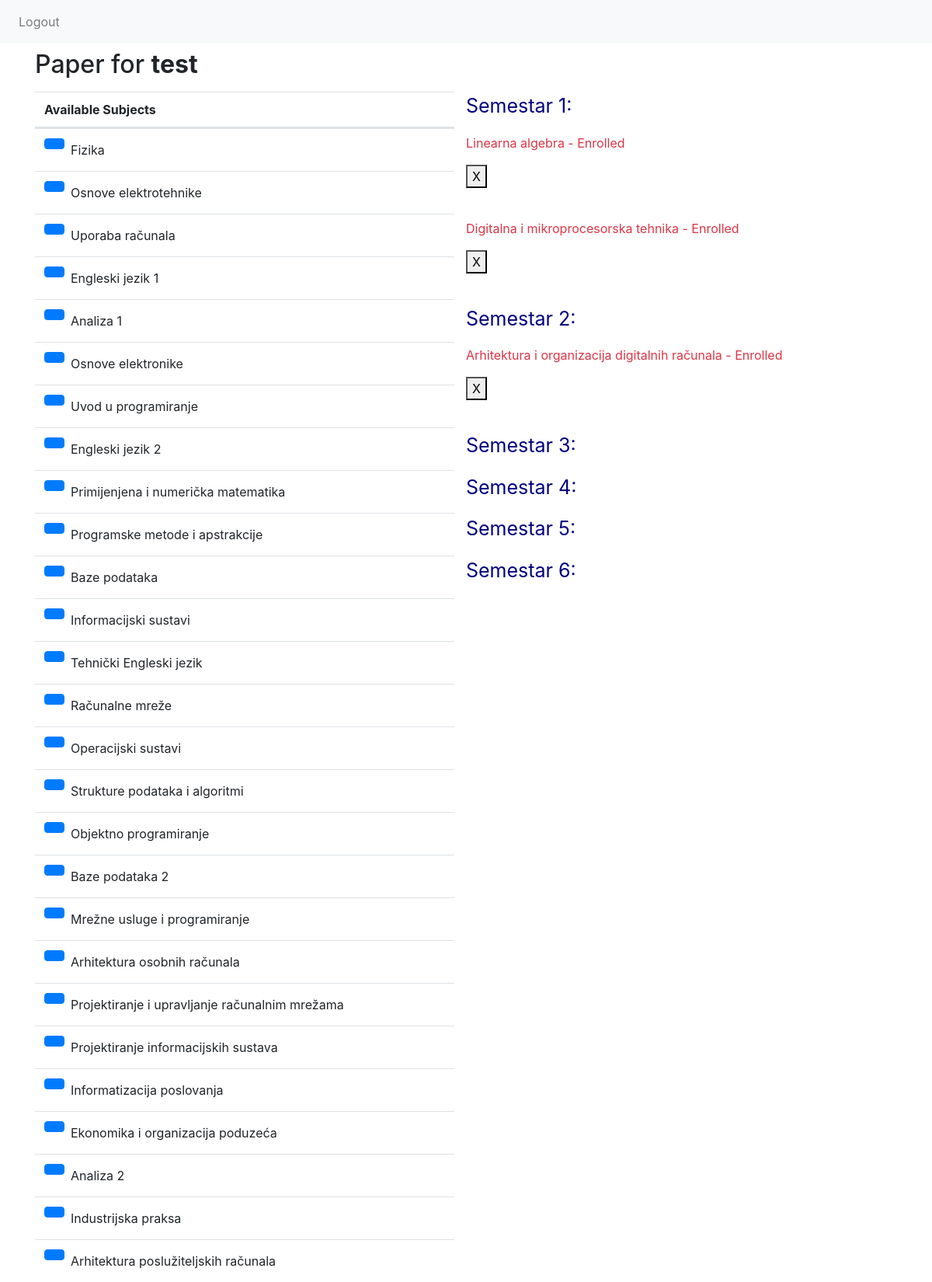
The page /indeks/6 (signed in, upper part) on the database its author committed.
### exam_app/models.py (models this page shows)
class Korisnik(AbstractUser):
    MENTOR = 'MENTOR'
    STUDENT = 'STUDENT'
    ROLES = (
        (MENTOR, 'Mentor'),
        (STUDENT, 'Student'),
    )
    NONE = 'NONE'
    REDOVNI = 'REDOVNI'
    IZVANREDNI = 'IZVANREDNI'
    STATUS = (
        (NONE, 'None'),
        (REDOVNI, 'Redovni'),
        (IZVANREDNI, 'Izvanredni'),
    )
    role = models.CharField(
        max_length=12,
        choices=ROLES,
        default=STUDENT,
        null=False
    )
    status = models.CharField(
        max_length=20,
        choices=STATUS,
        default=NONE,
        null=False
    )
    def __str__(self):
        return self.username

class Predmet(models.Model):
    DA = 'DA'
    NE = 'NE'
    IZBORNI = (
        (DA, 'Da'),
        (NE, 'Ne'),
    )
    ime = models.CharField(max_length=100, null=False)
    kod = models.CharField(max_length=6, null=False)
    program = models.TextField(null=False)
    bodovi = models.IntegerField(null=False)
    sem_redovni = models.IntegerField(null=False)
    sem_izvanredni = models.IntegerField(null=False)
    izborni = models.CharField(max_length=2, choices=IZBORNI, null=False)
    def __str__(self):
        return self.ime

class Upisi(models.Model):
    student = models.ForeignKey(Korisnik, on_delete=models.SET_NULL, null=True)
    predmet = models.ForeignKey(Predmet, on_delete=models.SET_NULL, null=True)
    status = models.CharField(max_length=64)

### exam_app/views.py (the view)
# urls.py: path('indeks/<int:student_id>', views.index, name='indeks'),
@login_required
def index(request, student_id):
    subjects = Predmet.objects.all()
    student = Korisnik.objects.get(id=student_id)
    enrolled_subjects = Upisi.objects.filter(student_id=student.id)
    sub_id = Upisi.objects.filter(student_id=student.id).values_list('predmet', flat=True)
    not_enrolled = {}
    for subject in subjects:
        if subject.id not in sub_id:
            not_enrolled[subject.id] = subject.ime
    return render(request, 'indeks.html',
                  {'subjects': subjects, 'student': student,
                   'enrolled_subjects': enrolled_subjects, 'not_enrolled': not_enrolled})

### exam_app/templates/indeks.html (shortened to what this page needs)
{% extends 'base.html' %}
{% block content %}
<div class="container">
    <h2 class="py-2">Paper for <b>{{student}}</b></h2>
    <div class="row">
        <div class="col col-md-6">
            <table class="table">
                <thead>
                <tr>
                    <th scope="col">Available Subjects</th>
                </tr>
                </thead>
                <tbody>
                {% for id, subject in not_enrolled.items %}
                <tr>
                    <td class="d-flex align-items-center">
                        <form action="{% url 'add_subject' subject_id=id student_id=student.id  %}"
                              method="POST" class="d-inline-block">
                            <button type="submit" class="btn btn-primary btn mr-2">
                            </button>
                        </form>
                        <span class="d-inline-block">{{subject}}</span>
                    </td>
                </tr>
                {% endfor %}
                </tbody>
            </table>
        </div>
        <div class="right">
            {% if student.status == 'REDOVNI' %}
            {% with ''|center:6 as range %}
            {% for _ in range %}
            <p style="color:navy; font-size:25px;">Semestar {{forloop.counter}}:</p>
            {% for subject in enrolled_subjects %}
            {% if subject.predmet.sem_redovni == forloop.parentloop.counter %}
            {% if subject.status == 'POLOZEN' %}
            <p class="text-success">{{subject.predmet}} - Passed </p>
            {% else %}
            <p class="text-danger">{{ subject.predmet }} - Enrolled</p>
            {% endif %}
            <form action="{%url 'remove_subject' subject_id=subject.predmet_id student_id=student.id %}" method="post">
                <button>X</button>
            </form>
            <br>
            {% endif %}
            {% endfor %}
            {% endfor %}
            {% endwith %}
            {% endif %}
        </div>
    </div>
</div>
{% endblock %}

### rows shown on the page
Korisnik: username "test"
Predmet: not_enrolled "Fizika"
Predmet: not_enrolled "Osnove elektrotehnike"
Predmet: not_enrolled "Uporaba računala"
Predmet: not_enrolled "Engleski jezik 1"
Predmet: not_enrolled "Analiza 1"
Predmet: not_enrolled "Osnove elektronike"
Predmet: not_enrolled "Uvod u programiranje"
Predmet: not_enrolled "Engleski jezik 2"
Predmet: not_enrolled "Primijenjena i numerička matematika"
Predmet: not_enrolled "Programske metode i apstrakcije"
Predmet: not_enrolled "Baze podataka"
Predmet: not_enrolled "Informacijski sustavi"
Predmet: not_enrolled "Tehnički Engleski jezik"
Predmet: not_enrolled "Računalne mreže"
Predmet: not_enrolled "Operacijski sustavi"
Predmet: not_enrolled "Strukture podataka i algoritmi"
Predmet: not_enrolled "Objektno programiranje"
Predmet: not_enrolled "Baze podataka 2"
Predmet: not_enrolled "Mrežne usluge i programiranje"
Predmet: not_enrolled "Arhitektura osobnih računala"
Predmet: not_enrolled "Projektiranje i upravljanje računalnim mrežama"
Predmet: not_enrolled "Projektiranje informacijskih sustava"
Predmet: not_enrolled "Informatizacija poslovanja"
Predmet: not_enrolled "Ekonomika i organizacija poduzeća"
Predmet: not_enrolled "Analiza 2"
Predmet: not_enrolled "Industrijska praksa"
Predmet: not_enrolled "Arhitektura poslužiteljskih računala"
Upisi: predmet "Linearna algebra"
Upisi: predmet "Digitalna i mikroprocesorska tehnika"
Upisi: predmet "Arhitektura i organizacija digitalnih računala"
